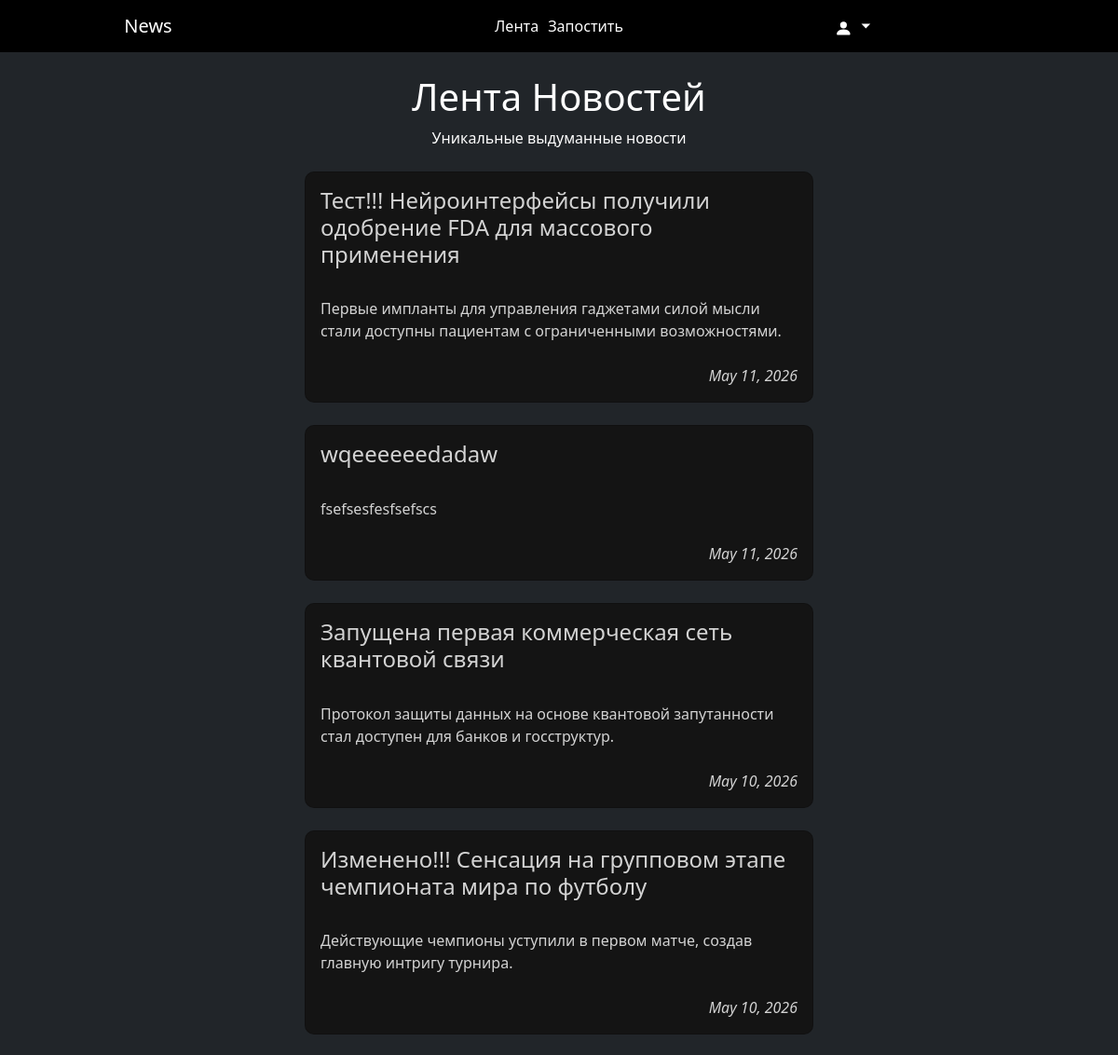
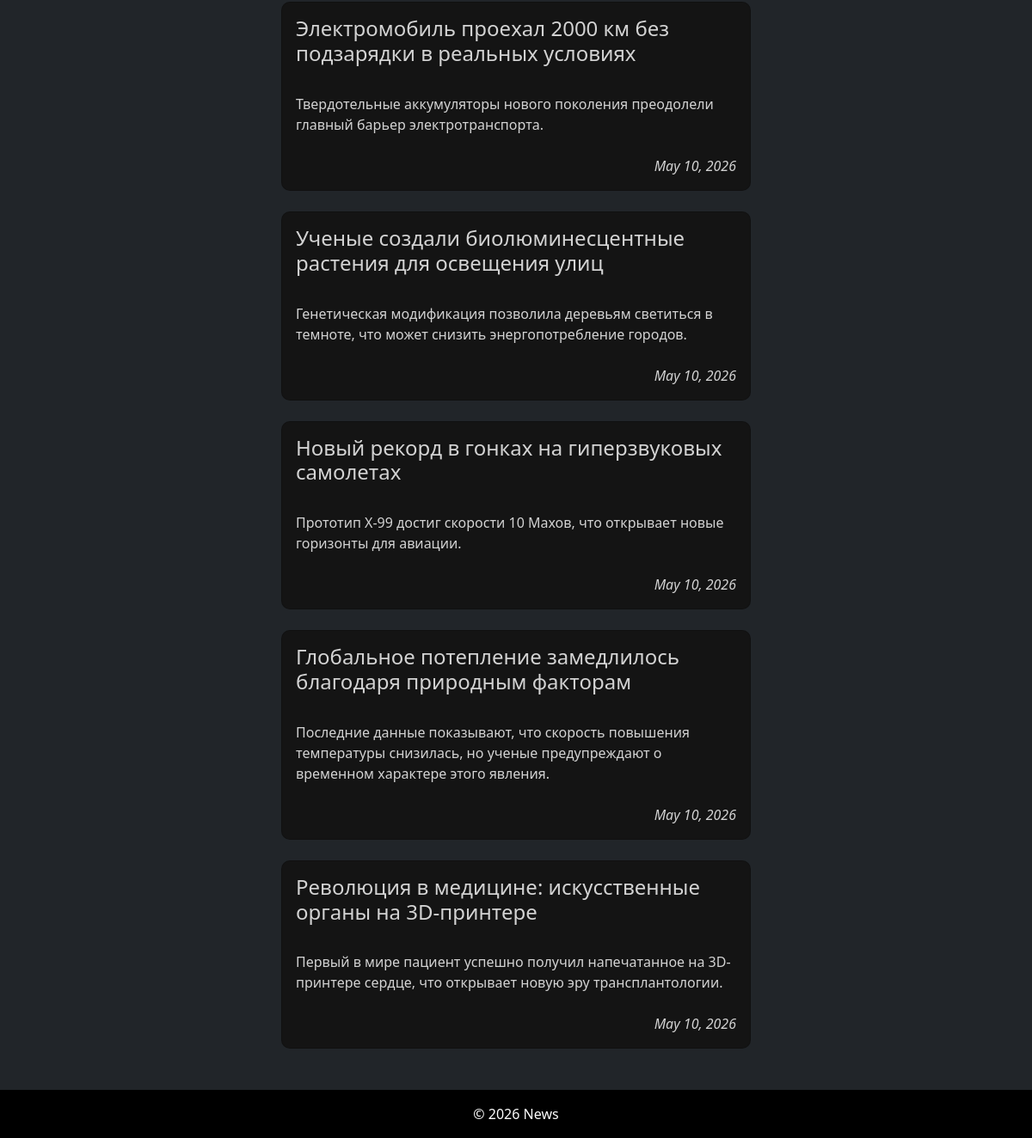
The page / on the database its author committed (2 pictures, top to bottom).
### app/models.py (models this page shows, shortened)
class News(models.Model):
    title = models.CharField(max_length=200, verbose_name="Заголовок")
    summary = models.CharField(max_length=300, verbose_name="Краткое описание")
    content = models.TextField(verbose_name="Текст")
    author = models.ForeignKey(User, on_delete=models.CASCADE)
    date_created = models.DateTimeField(auto_now_add=True)
    date_updated = models.DateTimeField(auto_now=True)
    class Meta:
        ordering = ['-date_created']

### app/views.py (the view)
# urls.py: path('', views.index, name='index'),
def index(request, page_id=1):
    news = get_list_or_404(News)
    prev_page = 1
    page_id = 1
    context = {
        'title': 'Главная',
        'prev_page': prev_page,
        'page_id': page_id,
        'next_page': page_id + 1,
        'news_list': news
    }
    return render(request, template_name="home.html", context=context)

### app/templates/home.html (shortened to what this page needs)
{% extends "base.html" %}
{% block content %}
    <h1>Лента Новостей</h1>
    <p>Уникальные выдуманные новости</p>
    {% for news in news_list %}
    <a href="{% url 'detailed_news' news_id=news.pk %}" class="text-decoration-none">
        <div class="card my-4 text-start">
            <h4 role="news-title">{{news.title}}</h4>
            <p class="py-0 mb-0" role="news-summary">{{news.summary}}</p>
            <div class="text-end fst-italic pt-4">
                {{news.date_created.date}}
            </div>
        </div>
    </a>
    {% empty %}
        <div class="d-flex flex-column justify-content-center align-items-center text-center" style="min-height: 60vh;">
            <h2 class="display-1 mb-3">🤔</h2>
            <h2 class="mb-2">Новостей пока нет</h2>
        </div>
    {% endfor %}
{% endblock %}

### app/templates/base.html (shortened to what this page needs)
<!DOCTYPE html>
<html lang="ru-en">
<head>
    {% load static %}
    <link href="https://cdn.jsdelivr.net/npm/bootstrap@5.3.8/dist/css/bootstrap.min.css" rel="stylesheet">
    <link rel="stylesheet" href="{% static 'css/style.css' %}">
</head>
<body class="text-center text-bg-dark" style="min-height: 100vh;">
    <nav class="navbar navbar-dark justify-content-center">
        <div class="container-fluid">
            <div class="collapse navbar-collapse d-lg-flex">
                <a class="navbar-brand col-lg-3 me-0" href="{% url 'home' page_id=1 %}">News</a>
                <ul class="navbar-nav col-lg-6 justify-content-lg-center" style="flex-direction: row;">
                    <li class="nav-item">
                        <a class="nav-link active" href="{% url 'home' page_id=1 %}">Лента</a>
                    </li>
                    <li class="nav-item">
                        <a class="nav-link active" href="{% url 'add' %}">Запостить</a>
                    </li>
                </ul>
                <div class="nav-item dropdown" style="transform: scale(1.2, 1.2)">
                    <a class="nav-link dropdown-toggle" data-bs-toggle="dropdown">
                        <svg xmlns="http://www.w3.org/2000/svg" width="16" height="16" fill="currentColor" class="bi bi-person-fill" viewBox="0 0 16 16">
                            <path d="M3 14s-1 0-1-1 1-4 6-4 6 3 6 4-1 1-1 1zm5-6a3 3 0 1 0 0-6 3 3 0 0 0 0 6"/>
                        </svg>
                    </a>
                </div>
            </div>
        </div>
    </nav>
    <main class="container py-4 px-4" style="min-height: 89vh;">
        <div class="col-11 col-md-8 col-lg-6 mx-auto">
            {% block content %}{% endblock %}
        </div>
    </main>
    <footer class="mt-auto py-3">
        © 2026 News
    </footer>
</body>
</html>

### app/static/css/style.css (style rules this page uses)
.navbar { background-color: black; position: static; }
footer { color: white; background-color: black; position: relative; width: 100%; bottom: 0; }
p[role="news-summary"] { margin-top: 24px; }
.card { background-color: rgb(20, 20, 20); color: lightgray; padding: 1rem; margin: 0 auto; border-radius: 10px; }
.nav-item { margin-left: 5px; margin-right: 5px; }

### rows shown on the page
News: title "Тест!!! Нейроинтерфейсы получили одобрение FDA для массового применения", summary "Первые импланты для управления гаджетами силой мысли стали доступны пациентам с ограниченными возможностями.", date_created "May 11, 2026"
News: title "wqeeeeeedadaw", summary "fsefsesfesfsefscs", date_created "May 11, 2026"
News: title "Запущена первая коммерческая сеть квантовой связи", summary "Протокол защиты данных на основе квантовой запутанности стал доступен для банков и госструктур.", date_created "May 10, 2026"
News: title "Изменено!!! Сенсация на групповом этапе чемпионата мира по футболу", summary "Действующие чемпионы уступили в первом матче, создав главную интригу турнира.", date_created "May 10, 2026"
News: title "Электромобиль проехал 2000 км без подзарядки в реальных условиях", summary "Твердотельные аккумуляторы нового поколения преодолели главный барьер электротранспорта.", date_created "May 10, 2026"
News: title "Ученые создали биолюминесцентные растения для освещения улиц", summary "Генетическая модификация позволила деревьям светиться в темноте, что может снизить энергопотребление городов.", date_created "May 10, 2026"
News: title "Новый рекорд в гонках на гиперзвуковых самолетах", summary "Прототип X-99 достиг скорости 10 Махов, что открывает новые горизонты для авиации.", date_created "May 10, 2026"
News: title "Глобальное потепление замедлилось благодаря природным факторам", summary "Последние данные показывают, что скорость повышения температуры снизилась, но ученые предупреждают о временном характере этого явления.", date_created "May 10, 2026"
News: title "Революция в медицине: искусственные органы на 3D-принтере", summary "Первый в мире пациент успешно получил напечатанное на 3D-принтере сердце, что открывает новую эру трансплантологии.", date_created "May 10, 2026"
